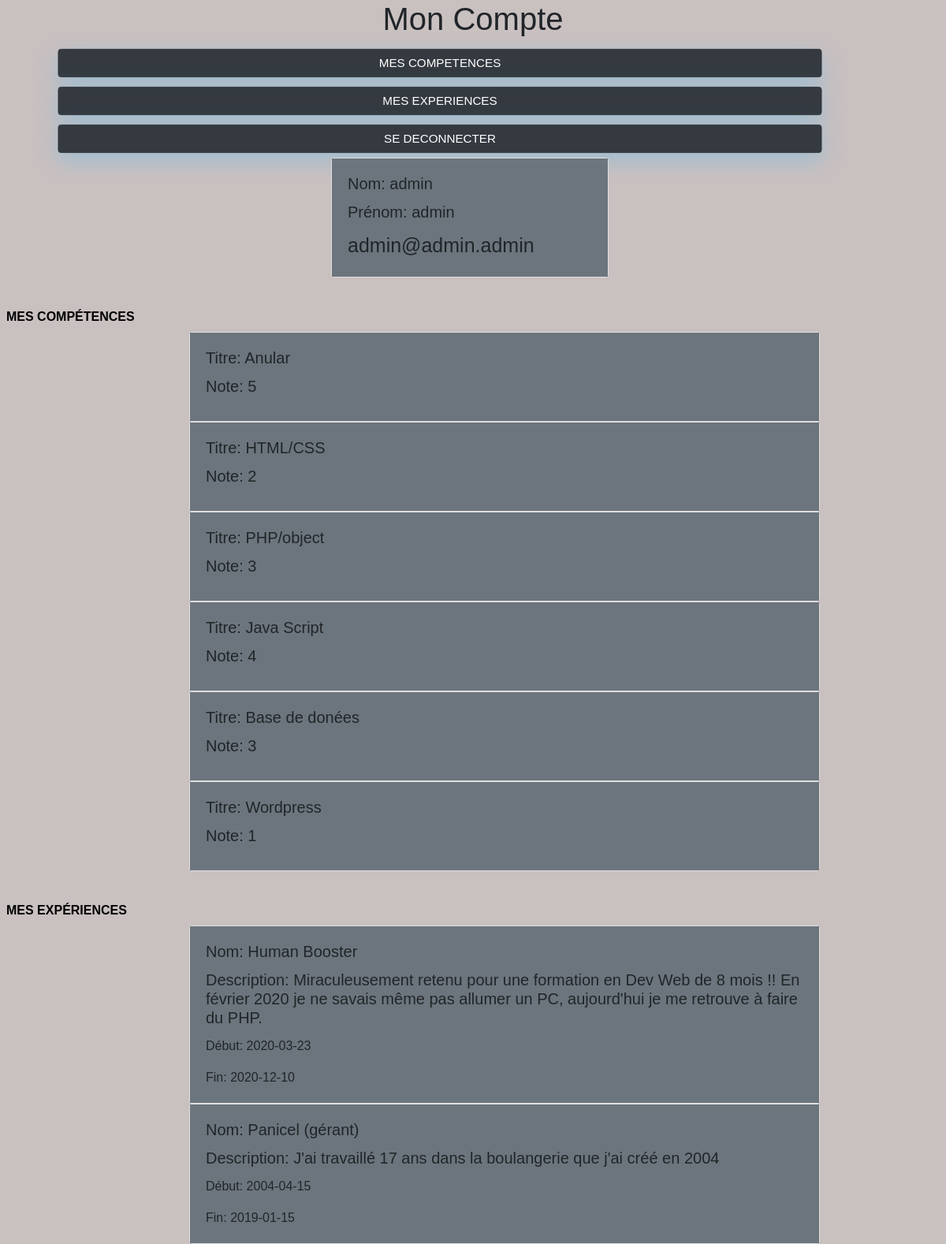
Page /administration.php (signed in) on the committed database.
### tables this page shows
CREATE TABLE IF NOT EXISTS `user` (
  `nom` varchar(250) NOT NULL,
  `prenom` varchar(250) NOT NULL,
  `mot_de_passe` varchar(250) NOT NULL,
  `email` varchar(250) NOT NULL,
  `id` int(11) NOT NULL AUTO_INCREMENT,
  PRIMARY KEY (`id`),
  UNIQUE KEY `user_id_uindex` (`id`)
);

CREATE TABLE IF NOT EXISTS `competence` (
  `titre` varchar(250) NOT NULL,
  `id` int(11) NOT NULL AUTO_INCREMENT,
  `note` int(11) NOT NULL,
  PRIMARY KEY (`id`),
  UNIQUE KEY `competence_id_uindex` (`id`)
);

CREATE TABLE IF NOT EXISTS `experience` (
  `id` int(11) NOT NULL AUTO_INCREMENT,
  `titre` varchar(250) NOT NULL,
  `description` text NOT NULL,
  `date_debut` date NOT NULL,
  `date_fin` date DEFAULT NULL,
  PRIMARY KEY (`id`),
  UNIQUE KEY `experience_id_uindex` (`id`)
);

### administration.php (the view, shortened to what this page needs)
<?php
include("parts/header.php");
require('connection_bdd.php');
$res = $pdo->query('SELECT * FROM user');
$exp = $pdo->query('SELECT * FROM `experience`');
$comp = $pdo->query('SELECT * FROM competence');
?>
<body>
    <h1>Mon Compte</h1>
    <div>
        <a class="btn btn-dark ml-5" href="competence/comp.php">Mes competences</a>
        <a class="btn btn-dark ml-5" href="experience/exp.php"> Mes experiences</a>
        <a class="btn btn-dark ml-5" href="disconnect.php">se deconnecter</a>
    </div>
    <div class='mydiv'>
        <?php
        while ($data = $res->fetch()) {
        ?>
            <div class="col-6 p-0 card" style="width: 22rem; margin-left: 35%;font-size:25px">
                <div class="card-body bg-secondary">
                    <h5 class="card-title">Nom: <?php echo ($data['nom']) ?></h5>
                    <h5 class="card-title">Prénom: <?php echo ($data['prenom']) ?></h5>
                    <p class="card-text"><?php echo ($data['email']) ?></p>
                </div>
            </div>
    </div>
<?php
        }
?>
<h2>Mes compétences</h2>
<div class='mydiv'>
    <?php
    while ($data = $comp->fetch()) {
    ?>
        <div class="col-10 p-0 card" style="width: 50rem; margin-left: 20%;">
            <div class="card-body bg-secondary">
                <h5 class="card-title">Titre: <?php echo ($data['titre']) ?></h5>
                <h5 class="card-title">Note: <?php echo ($data['note']) ?></h5>
            </div>
        </div>
    <?php
    }
    ?>
    <h2>Mes expériences</h2>
    <div class='mydiv'>
        <?php
        while ($data = $exp->fetch()) {
        ?>
            <div class="col-10 p-0 card" style="width: 50rem; margin-left: 20%;">
                <div class="card-body bg-secondary">
                    <h5 class=" card-title">Nom: <?php echo ($data['titre']) ?></h5>
                    <h5 class="card-title">Description: <?php echo ($data['description']) ?></h5>
                    <p class="card-text">Début: <?php echo ($data['date_debut']) ?></p>
                    <p class="card-text">Fin: <?php echo ($data['date_fin']) ?></p>
                </div>
            </div>
    </div>
<?php
        }
?>
</body>
</html>

### style.css (style rules this page uses)
body { background-color: #c9c0c0; }
h1 { text-align: center; }
body { font-family: "Poppins", sans-serif; height: 100vh; }
a { color: #92badd; display: inline-block; text-decoration: none; font-weight: 400; }
h2 { text-align: center; font-size: 16px; font-weight: 600; text-transform: uppercase; display: inline-block; margin: 40px 8px 10px 8px; color: black; }
input[type=button], input[type=submit], input[type=reset], a { background-color: #56baed; border: none; color: white; padding: 15px 80px; text-align: center; text-decoration: none; display: inline-block; text-transform: uppercase; font-size: 13px; -webkit-box-shadow: 0 10px 30px 0 rgba(95, 186, 233, 0.4); box-shadow: 0 10px 30px 0 rgba(95, 186, 233, 0.4); -webkit-border-radius: 5px 5px 5px 5px; border-radius: 5px 5px 5px 5px; margin: 5px 20px 40px 20px; -webkit-transition: all 0.3s ease-in-out; -moz-transition: all 0.3s ease-in-out; -ms-transition: all 0.3s ease-in-out; -o-transition: all 0.3s ease-in-out; transition: all 0.3s ease-in-out; }
input[type=button]:hover, input[type=submit]:hover, input[type=reset]:hover, a { background-color: #39ace7; }
input[type=button]:active, input[type=submit]:active, input[type=reset]:active, a { -moz-transform: scale(0.95); -webkit-transform: scale(0.95); -o-transform: scale(0.95); -ms-transform: scale(0.95); transform: scale(0.95); }
input[type=text], a { background-color: #f6f6f6; border: none; color: #0d0d0d; padding: 15px 32px; text-align: center; text-decoration: none; display: inline-block; font-size: 16px; margin: 5px; width: 85%; border: 2px solid #f6f6f6; -webkit-transition: all 0.5s ease-in-out; -moz-transition: all 0.5s ease-in-out; -ms-transition: all 0.5s ease-in-out; -o-transition: all 0.5s ease-in-out; transition: all 0.5s ease-in-out; -webkit-border-radius: 5px 5px 5px 5px; border-radius: 5px 5px 5px 5px; }

### rows in the picture
user: nom "admin", prenom "admin", email "admin@admin.admin"
competence: titre "Anular", note "5"
competence: titre "HTML/CSS", note "2"
competence: titre "PHP/object", note "3"
competence: titre "Java Script", note "4"
competence: titre "Base de donées", note "3"
competence: titre "Wordpress", note "1"
experience: titre "Human Booster", description "Miraculeusement retenu pour une formation en Dev Web de 8 mois !! En février 2020 je ne savais même pas allumer un PC, aujourd'hui je me retrouve à faire du PHP.", date_debut "2020-03-23", date_fin "2020-12-10"
experience: titre "Panicel (gérant)", description "J'ai travaillé 17 ans dans la boulangerie que j'ai créé en 2004", date_debut "2004-04-15", date_fin "2019-01-15"
